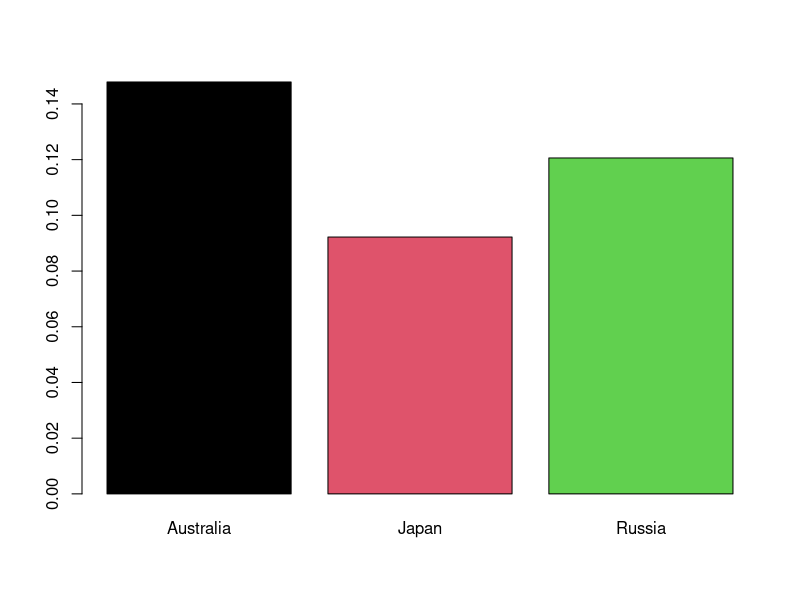

Here is the R script that generated this plot:
## R tutorial 1 - Getting started with R
## Student copy
## DEMO2002 - Population dynamics
## 22-Feb-2023

## Welcome to the magical world of R
## It's a calculator, a spreadsheet, a painter, and many more.

#### vectors ####

## Objects

a <- 5
  
  ##   Vectors (are made of elements that are all 
  ##   of the same type, for example characters, 
  ##   numbers,...)
  
  vec1 <- c(1,2,3)  

## must of the same type
## notice the indicator ("num","int","chr")

## what if we don't do numbers, it's called strings

vec2 <- c("CBR","CDR","CRNM")

vec2 <- c(1, "pi", pi)
  
  ## if there is a difference like above, 
  ## R will coerce it to "chr"
  
  ## there is more than one way to constitute vectors
  
  vec1 <- c(1,2,3)

## or 

vec1 <- 1:5
  
  ## Sequence function: create a vector from 0 to 25 
  ## with a distance of 5 between each element
  
  vec4 <- seq(from=0, to=25, by=5)

## Repeat function: repeat the number 5 for 7 times

vec3 <-  rep(3, 7)
  
  ## also works for characters
  
  vec3 <- rep("pi", 3) 
  
  
  #### Data Frames ####

##  We cannot put numbers and characters together in vectors.
##  But we can with data.frame

setwd("D:/GitHub/DEMO2002/Introduction")

## You can also set the working directory by going to: session > 
## set working directory > choose working directory

## import data
data <- read.table("population.txt", header = TRUE, sep = ",") 

## For importing text files
## header is to incorporate column names,
## skip is to avoid title,
## sep is to separate value.

data

##  This is a data.frame, it contains vector for each column
##  Think of it intuitively as an table.

## extract vectors from data frame

Country <- data$Country
  Pt1 <- data$Pt1
  
  #### Calculations ####

##  Balance equation

##  Compute Pt2

B <- data$B
  D <-  data$D
  M <- data$M
  
  Pt2 <- Pt1+B-D+M 

data$Pt2 <- Pt2 

## Move on to rates

## Person years = Exposure
PY <- (data$Pt2 + data$Pt1)/2
  
  ## Crude growth rates (CGR)
  CGR <- (data$Pt2 - data$Pt1)/PY
  
  ## Crude birth rates (CBR)
  CBR <- data$B/PY
  
  ## Crude death rates (CDR)
  CDR <- data$D/PY
  
  ## Crude rate of natural increase (CRNI)
  CRNI <- (CBR - CDR)
  
  ## Crude net migration rate (CRNM)
  CRNM <- data$M/PY
  
  #### data presentation ####

barplot(CBR,names.arg = data$Country,col=c(1:3))

#### recap! ####

## 1. What is a data.frame?
## 2. How to read data?
## 3. How to do calculation with vectors?
## 4. barplot!